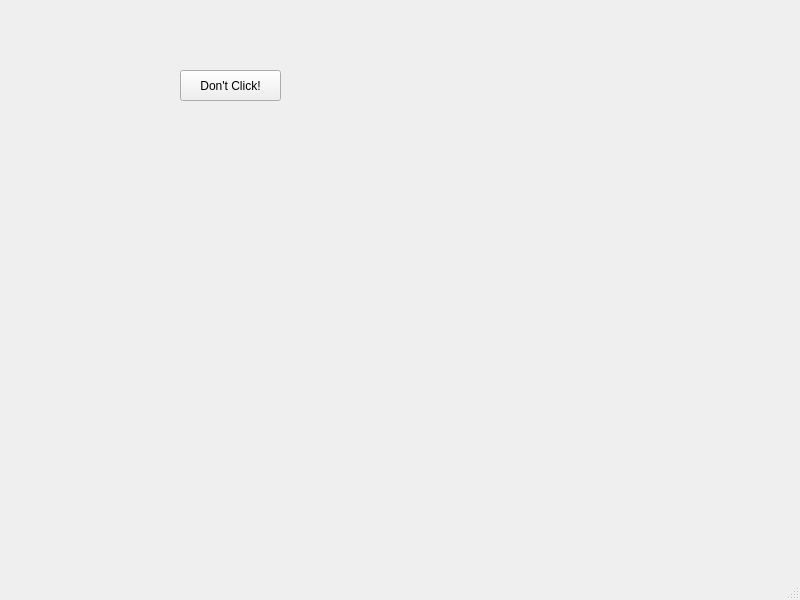
<?xml version="1.0" encoding="UTF-8"?>
<ui version="4.0">
 <class>MainWindow</class>
 <widget class="QMainWindow" name="MainWindow">
  <property name="geometry">
   <rect>
    <x>0</x>
    <y>0</y>
    <width>800</width>
    <height>600</height>
   </rect>
  </property>
  <property name="windowTitle">
   <string>MainWindow</string>
  </property>
  <widget class="QWidget" name="centralwidget">
   <widget class="QPushButton" name="pushButton">
    <property name="geometry">
     <rect>
      <x>180</x>
      <y>70</y>
      <width>101</width>
      <height>31</height>
     </rect>
    </property>
    <property name="text">
     <string>Don't Click!</string>
    </property>
   </widget>
  </widget>
  <widget class="QMenuBar" name="menubar">
   <property name="geometry">
    <rect>
     <x>0</x>
     <y>0</y>
     <width>800</width>
     <height>17</height>
    </rect>
   </property>
  </widget>
  <widget class="QStatusBar" name="statusbar"/>
 </widget>
 <resources/>
 <connections/>
</ui>
